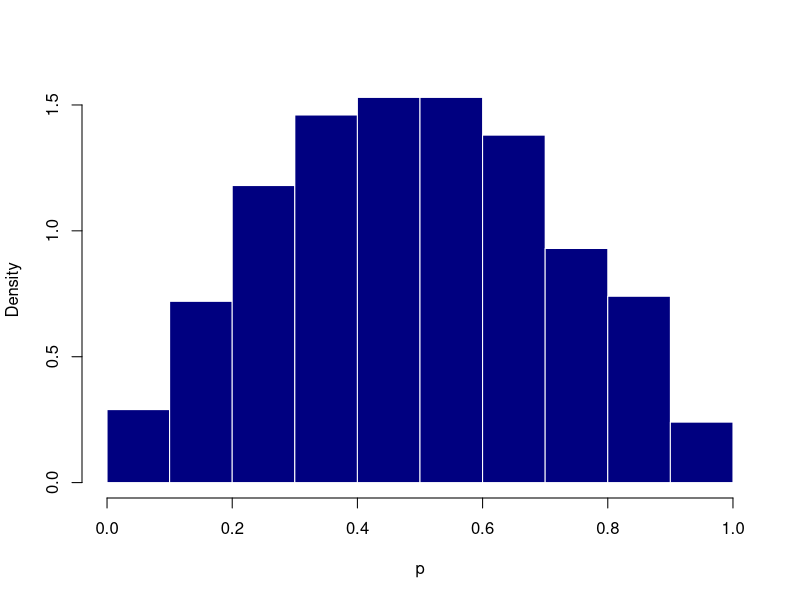
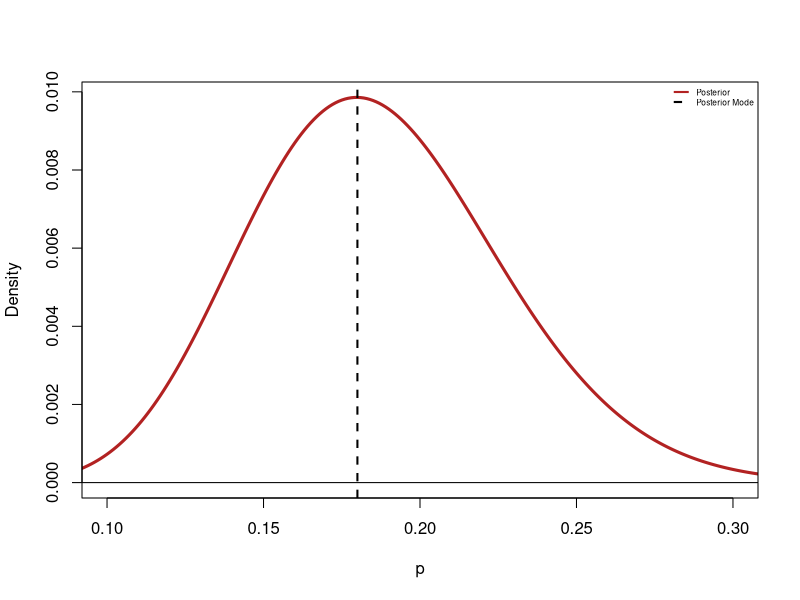

Here is the R script that generated these plots, in order: (Note: this script raises an error after producing the figures.)
setwd("~/Dropbox/Workshops/IntroBayesPartII/Figures/")
library(scales)
set.seed(1234)
prior_p <- rbeta(1000, 2, 2)

pdf("Gamma22_Prior.pdf", height = 3, width = 3)
hist(prior_p, main = "", xlab = "p",
     border = FALSE, col = "navy", freq = FALSE)
dev.off()

set.seed(202303)
n <- 100
age_groups <- c("0-14", "15-64", "65+")
data <- data.frame(ID = 1:n,
                   Age = age_groups[sample(1:3, size = 100,
                                           replace = TRUE,
                                           prob = c(0.182, 0.65,
                                                    0.168))])
post_prob <- rbeta(n = 1000, shape1 = 17, shape2 = 74)
support_ratio <- (1 - post_prob)/post_prob

post_pred <- rbinom(1000, size = 87, prob = post_prob)

p_grid <- seq(0.001, 0.999, .001)
prior_eval <- dbeta(p_grid, shape1 = 2, shape2 = 2)
likelihood_eval <- dbinom(15, size = 87, prob = p_grid)
marg_calc <- sum(likelihood_eval*prior_eval)
post_eval <- (1/marg_calc)*likelihood_eval*prior_eval

pdf("Posterior_GridApprox_Mode.pdf", height = 3, width = 3)
par(mfrow = c(1,1), lend = 1)
plot(p_grid, post_eval,
     xlab = "p", ylab = "Density",
     xlim = c(0.1, 0.3), lwd = 3, type = "l",
     col = "firebrick")
abline(h = 0)
abline(v = p_grid[which.max(post_eval)], lty = 2, lwd = 2)
legend("topright", bty = "n",
       lwd = 2, lty = c(1,2), cex = 0.5,
       col = c("firebrick", "black"),
       legend = c("Posterior", "Posterior Mode"))
dev.off()
.

post_prob_grid <- sample(p_grid, size = 1000, replace = TRUE,
                         prob = post_eval)

true_post <- dbeta(p_grid, 17, 74)
pdf("Posterior_Compare.pdf", height = 3, width = 3)
par(mfrow = c(1,1), lend = 1)
hist(post_prob, freq = FALSE,
     main = "", xlab = "p",
     ylab = "Density",
     border = FALSE, col = alpha("navy", 0.4))
hist(post_prob_grid, freq = FALSE,
     main = "", xlab = "p",
     ylab = "Density", add = TRUE,
     border = FALSE, col = alpha("firebrick", 0.4))
lines(p_grid, true_post, lwd = 2)
legend("topright", bty = "n",
       border = FALSE, cex = 0.5,
       fill = alpha(c("navy", "firebrick"), 0.4),
       legend = c("Posterior", "Grid Approximation"))
dev.off()